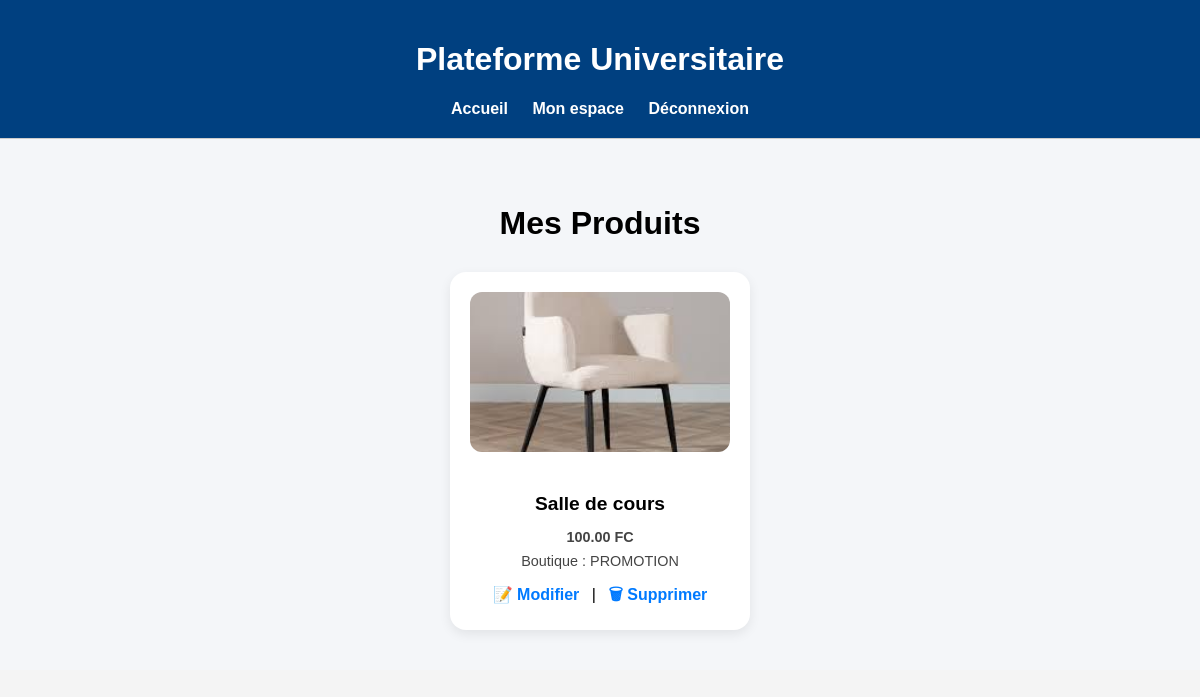
The app's page /mes-produits/ (signed in) with its own data.
### magasin/models.py (models this page shows, shortened)
class Produit(models.Model):
    nom = models.CharField(max_length=100)
    description = models.TextField()
    prix = models.DecimalField(max_digits=10, decimal_places=2)
    etudiant = models.ForeignKey(Etudiant, on_delete=models.CASCADE)
    boutique = models.ForeignKey(Boutique, on_delete=models.CASCADE)
    image = models.ImageField(upload_to='produits/', blank=True, null=True)

class Boutique(models.Model):
    nom = models.CharField(max_length=100)
    description = models.TextField(blank=True)
    etudiant = models.OneToOneField(Etudiant, on_delete=models.CASCADE, related_name='boutique', null=True, blank=True)

### magasin/views.py (the view)
# urls.py: path('mes-produits/', views.mes_produits_view, name='mes_produits'),
@login_required(login_url='connexion')
def mes_produits_view(request):
    etudiant = Etudiant.objects.get(user=request.user)
    produits = Produit.objects.filter(etudiant=etudiant)
    return render(request, 'magasin/mes_produits.html', {'produits': produits})

### magasin/templates/magasin/mes_produits.html (shortened to what this page needs)
{% extends "magasin/base.html" %}
{% load static %}
{% block content %}
<div class="mes-produits-section">
    <h2 class="titre-section">Mes Produits</h2>
    {% if produits %}
        <div class="grille-produits">
            {% for produit in produits %}
                <div class="carte-produit">
                    {% if produit.image %}
                        <img src="{{ produit.image.url }}" alt="{{ produit.nom }}">
                    {% else %}
                        <p>[Aucune image]</p>
                    {% endif %}
                    <h4>{{ produit.nom }}</h4>
                    <p><strong>{{ produit.prix }} FC</strong></p>
                    <p>Boutique : {{ produit.boutique.nom }}</p>
                    <div class="actions">
                        <a href="{% url 'modifier_produit' produit.id %}">📝 Modifier</a> |
                        <a href="{% url 'supprimer_produit' produit.id %}" onclick="return confirm('Confirmer la suppression ?')">🗑 Supprimer</a>
                    </div>
                </div>
            {% endfor %}
        </div>
    {% else %}
        <p style="text-align:center; color: #777;">Vous n'avez ajouté aucun produit.</p>
    {% endif %}
</div>
{% endblock %}

### magasin/static/magasin/style.css (style rules this page uses)
body { font-family: Arial, sans-serif; margin: 0; padding: 0; background-color: #f4f4f4; }

### magasin/templates/magasin/mes_produits.html (style rules this page uses)
.mes-produits-section { padding: 40px; background-color: #f4f6f9; }
.titre-section { text-align: center; font-size: 2em; margin-bottom: 30px; }
.grille-produits { display: flex; flex-wrap: wrap; gap: 20px; justify-content: center; }
.carte-produit { background-color: white; border-radius: 16px; box-shadow: 0 4px 12px rgba(0, 0, 0, 0.08); width: 260px; padding: 20px; display: flex; flex-direction: column; align-items: center; transition: transform 0.2s ease; }
.carte-produit img { width: 100%; height: 160px; object-fit: cover; border-radius: 12px; margin-bottom: 15px; }
.carte-produit h4 { font-size: 1.2em; margin-bottom: 10px; text-align: center; }
.carte-produit p { font-size: 0.9em; color: #444; text-align: center; margin: 4px 0; }
.carte-produit .actions { margin-top: 10px; }
.carte-produit .actions a { margin: 0 8px; text-decoration: none; color: #007aff; font-weight: bold; }

### records on screen
Produit: image (picture), nom "Salle de cours", prix "100.00", boutique.nom "PROMOTION"
